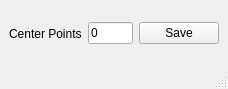
<?xml version="1.0" encoding="UTF-8"?>
<ui version="4.0">
 <class>box_behnken</class>
 <widget class="QMainWindow" name="box_behnken">
  <property name="geometry">
   <rect>
    <x>0</x>
    <y>0</y>
    <width>228</width>
    <height>89</height>
   </rect>
  </property>
  <property name="windowTitle">
   <string>Box Behnken</string>
  </property>
  <widget class="QWidget" name="centralwidget">
   <layout class="QHBoxLayout" name="horizontalLayout_2">
    <item>
     <layout class="QHBoxLayout" name="horizontalLayout">
      <item>
       <widget class="QLabel" name="label">
        <property name="toolTip">
         <string notr="true">The number of center points to include</string>
        </property>
        <property name="text">
         <string>Center Points</string>
        </property>
       </widget>
      </item>
      <item>
       <widget class="QLineEdit" name="center">
        <property name="toolTip">
         <string extracomment="asdasfaf">The number of center points to include</string>
        </property>
        <property name="toolTipDuration">
         <number>-1</number>
        </property>
        <property name="layoutDirection">
         <enum>Qt::RightToLeft</enum>
        </property>
        <property name="text">
         <string notr="true">0</string>
        </property>
       </widget>
      </item>
      <item>
       <widget class="QPushButton" name="save">
        <property name="text">
         <string>Save</string>
        </property>
       </widget>
      </item>
     </layout>
    </item>
   </layout>
  </widget>
  <widget class="QMenuBar" name="menubar">
   <property name="geometry">
    <rect>
     <x>0</x>
     <y>0</y>
     <width>228</width>
     <height>22</height>
    </rect>
   </property>
  </widget>
  <widget class="QStatusBar" name="statusbar"/>
 </widget>
 <resources/>
 <connections/>
</ui>
